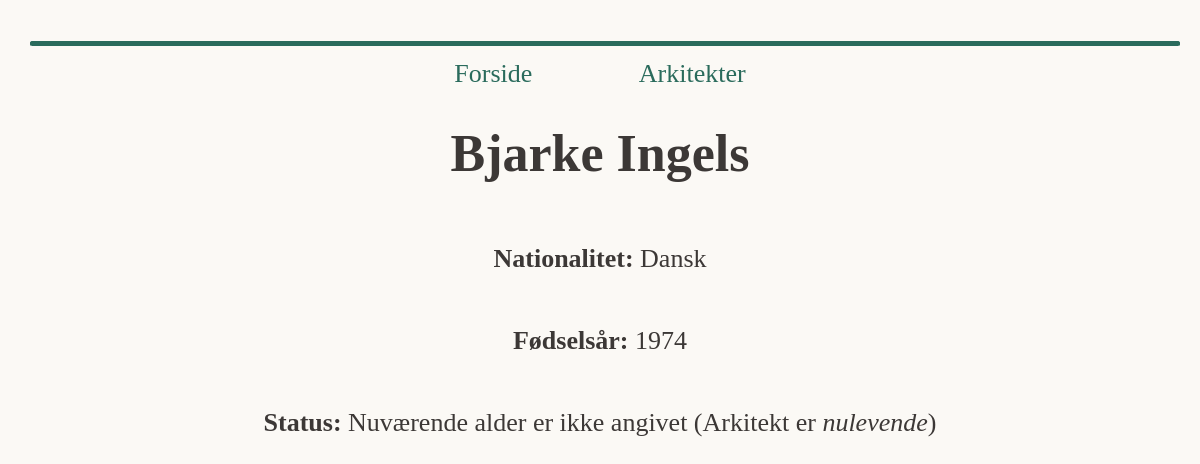
Page /architect?aid=5 on the committed database.
### tables this page shows
CREATE TABLE architects (
    aid INTEGER PRIMARY KEY AUTOINCREMENT,
    name TEXT,
    nationality TEXT,
    birth NUMERIC,
    death NUMERIC,
    age NUMERIC
);

### app.py (the view)
@app.route("/architect")
def architect():
    architect_data = get_architect_info(int(request.args.get("aid", -1)))
    return render_template("architect.html", data=architect_data)

### app.py (called while the page is built)
def get_architect_info(aid):
    con = sqlite3.connect(DB_ARCHITECTS)
    con.row_factory = sqlite3.Row # <- så jeg kan bruge mine kolonnenavne direkte til bedre styling
    cur = con.cursor()
    query = "select * from architects where aid=?"
    cur.execute(query, (aid,))
    res = cur.fetchall()
    cur.close()
    con.close()
    return res[0]

### templates/architect.html (shortened to what this page needs)
{% extends "base.html" %}
{% block content %}
<body style="color: #3C3836;">
        <h1>{{ data[1] }}</h1>
        <p><strong>Nationalitet:</strong> {{ data[2] }}</p>
        <p><strong>Fødselsår:</strong> {{ data[3] }}</p>
        {% if data[4] %}
            <p><strong>Dødsår:</strong> {{ data[4] }} (Alder: {{ data[5] }} år)</p>
        {% else %}
            <p><strong>Status:</strong> Nuværende alder er ikke angivet (Arkitekt er <i>nulevende</i>)</p>
        {% endif %}
</body>
{% endblock %}

### static/main.css (style rules this page uses)
body { background-color: #FBF9F5; }

### rows in the picture
architects: name "Bjarke Ingels", nationality "Dansk", birth "1974"
